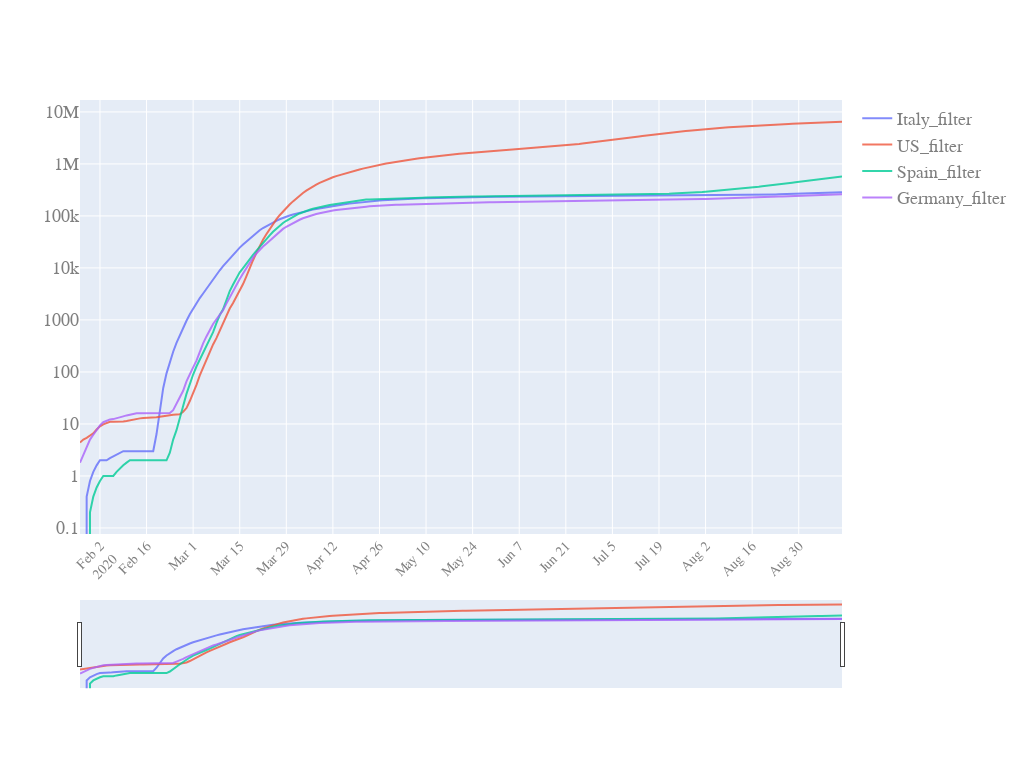

Notebook cell for this chart:
### Code cell
start_pos=5
quick_plot(df_analyse.date[start_pos:],
           df_analyse[filter_cols].iloc[start_pos:,:], #['US','US_filter']
           y_scale='log',
           slider=True)

### Figure 1 — Plotly figure (JSON) as saved in the notebook; plotly's stock layout.template omitted (floating-point values rounded to 4 significant figures; data arrays with more than 128 entries replaced by an {"elided": "..."} marker saying what was removed)
{"data": [{"name": "Italy_filter", "opacity": 0.8, "type": "scatter", "x": {"elided": "230 str values"}, "y": {"elided": "230 float values"}}, {"name": "US_filter", "opacity": 0.8, "type": "scatter", "x": {"elided": "230 str values"}, "y": {"elided": "230 float values"}}, {"name": "Spain_filter", "opacity": 0.8, "type": "scatter", "x": {"elided": "230 str values"}, "y": {"elided": "230 float values"}}, {"name": "Germany_filter", "opacity": 0.8, "type": "scatter", "x": {"elided": "230 str values"}, "y": {"elided": "230 float values"}}], "layout": {"autosize": true, "font": {"color": "#7f7f7f", "family": "PT Sans, monospace", "size": 18}, "height": 768, "width": 1024, "xaxis": {"nticks": 20, "rangeslider": {"visible": true}, "tickangle": -45, "tickfont": {"color": "#7f7f7f", "size": 14}}, "yaxis": {"type": "log"}}}
